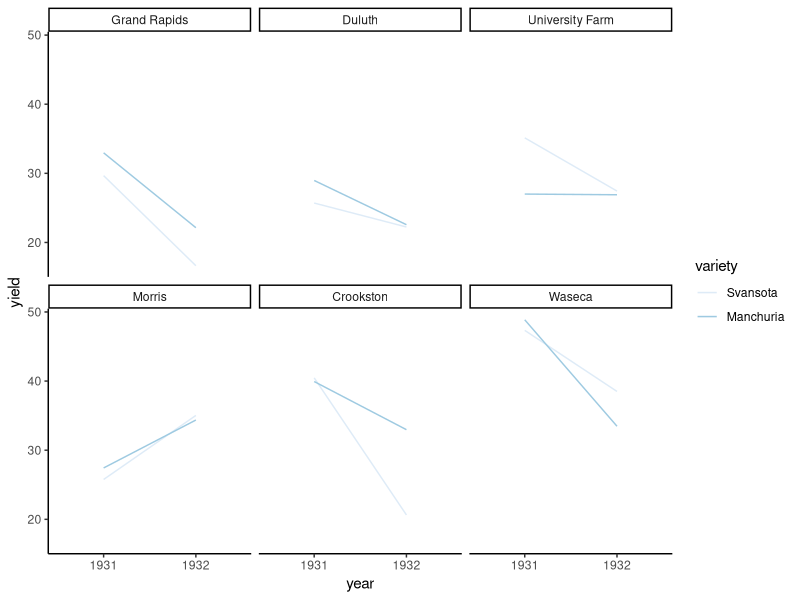
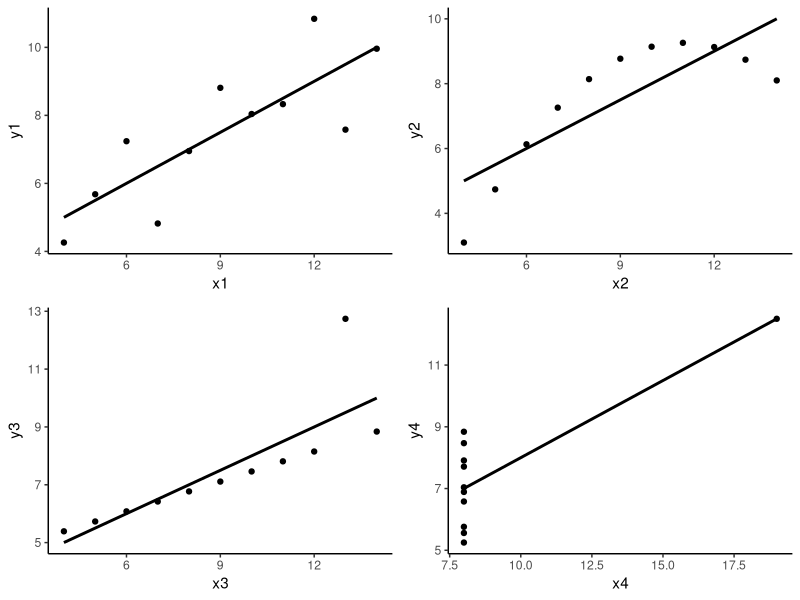
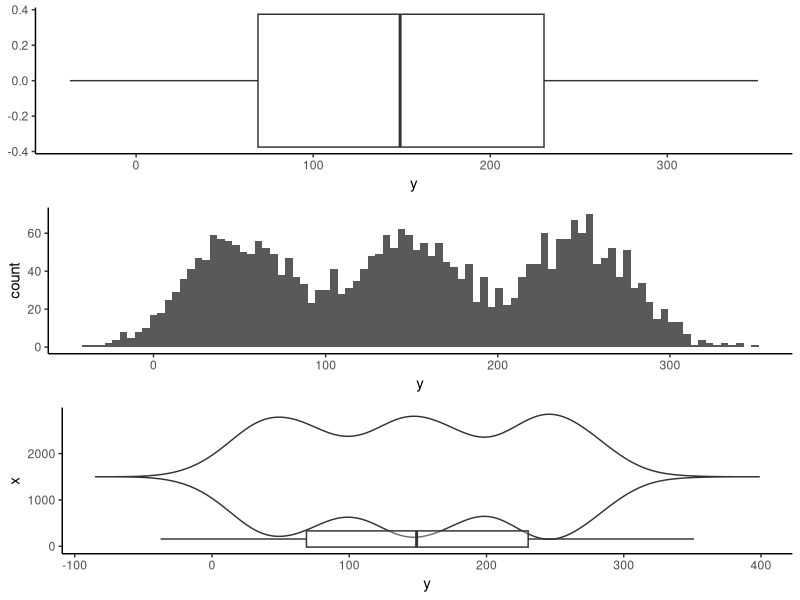

These charts were generated, in order, by the following R code:
## ---- chunk 1
knitr::opts_chunk$set(echo = FALSE)
library(ggplot2)
library(ggthemes)
library(lattice)
library(tidyverse)
library(knitr)
library(gridExtra)
options(dplyr.summarise.inform = FALSE)
## ---- chunk 2
data("barley")
barley$year <- as.numeric(as.character(barley$year))
kable(subset(barley, 
             barley$variety == "Manchuria" | 
               barley$variety == "Svansota" | 
               barley$variety == "Galbron") %>% group_by(year)  %>% pivot_wider(names_from = site, values_from = yield), digits = 0)
## ---- chunk 3

suppressWarnings(ggplot(data=subset(barley, 
             barley$variety == "Manchuria" | 
               barley$variety == "Svansota" | 
               barley$variety == "Galbron"), aes(x=as.factor(year), y=yield, group=variety, color = variety)) + geom_path() + facet_wrap(~ site, ncol=3) + theme_classic() + scale_color_brewer()) +
  xlab("year")
## ---- chunk 4
kable(data.frame(x1 = anscombe$x1, y1 = anscombe$y1, x2 = anscombe$x2, y2 = anscombe$y2, x3 = anscombe$x3, y3 = anscombe$y3, x4 = anscombe$x4, y4= anscombe$y4 )[6:11,])

## ---- chunk 5
attach(anscombe)
kable(data.frame(
   MeanX = c(mean(x1), mean(x2), mean(x3), mean(x4)), 
   MeanY = c(mean(y1), mean(y2), mean(y3), mean(y4)),
   varX = c( var(x1), var(x2), var(x3), var(x4)), 
   varY = c(var(y1), var(y2), var(y3), var(y4)), 
   Correlations = c(cor(x1, y1), cor(x2, y2), cor(x3, y3), cor(x4, y4))
))
## ---- chunk 6
p1 <- ggplot(anscombe, aes(x1, y1)) + geom_point() + geom_smooth(method = "lm", se = FALSE, color = "black", formula = y~x) + theme_classic()
p2 <- ggplot(anscombe, aes(x2, y2)) + geom_point() + geom_smooth(method = "lm", se = FALSE, color = "black", 
                                                                 formula = y~x) + theme_classic()
p3 <- ggplot(anscombe, aes(x3, y3)) + geom_point() + geom_smooth(method = "lm", se = FALSE, color = "black", formula = y~x) + theme_classic()
p4 <- ggplot(anscombe, aes(x4, y4)) + geom_point() + geom_smooth(method = "lm", se = FALSE, color = "black", formula = y~x) + theme_classic()
grid.arrange(p1, p2, p3, p4, nrow = 2)
detach(anscombe)
## ---- chunk 7
set.seed(18101996)
bimodal_x <- seq(1, 3000)
bimodal_y <- c(rnorm(1000, mean = 50, sd = 30), rnorm(1000, mean = 150, sd = 30), rnorm(1000, mean = 250, sd=30))
bimodal <- data.frame(x = bimodal_x, y = bimodal_y)

kable(bimodal[c(1:4, 196:200),])
## ---- chunk 8
p5 <- ggplot(bimodal) + geom_boxplot(aes(y)) + theme_classic()
p6 <- ggplot(bimodal)+ geom_histogram(aes(y), bins = 90) + theme_classic()
p7 <- ggplot(bimodal, aes(x, y)) + geom_violin(trim = FALSE) + theme_classic() + geom_boxplot(aes(y), alpha = 0.3) + coord_flip() 
grid.arrange(p5, p6, p7)
